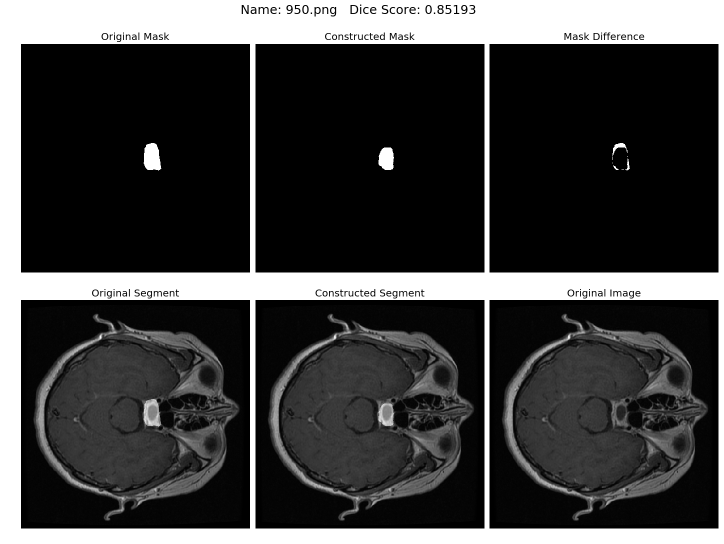
#> input picture images/0.85193_950.png, 1447 x 1088 px (shown at 1/2 size); its folder holds only this picture in this run
$ python build_gallery_thumbs.py
#> lines starting #> are read from the running program, lines starting #| are printed output that depends on the picture
"""One-off script: generate WebP gallery thumbnails/full-size images from the
88 top-level images/{dice_score}_{idx}.png composite result images. Run once
locally; commit the output under web/static/gallery/. Not run at Docker build
or container-startup time -- the source images never change without a code
change, so regenerating on every deploy would be pure waste.
"""

from pathlib import Path

from PIL import Image

REPO_ROOT = Path(__file__).resolve().parents[2]
SOURCE_DIR = REPO_ROOT / "images"
THUMBS_DIR = REPO_ROOT / "web" / "static" / "gallery" / "thumbs"
FULL_DIR = REPO_ROOT / "web" / "static" / "gallery" / "full"

THUMB_LONG_EDGE = 300
FULL_LONG_EDGE_CAP = 1600
WEBP_QUALITY = 80


def resized(image: Image.Image, long_edge: int) -> Image.Image:
    width, height = image.size
    if max(width, height) <= long_edge:
        return image
    scale = long_edge / max(width, height)
    new_size = (round(width * scale), round(height * scale))
    return image.resize(new_size, Image.LANCZOS)


def main():
    THUMBS_DIR.mkdir(parents=True, exist_ok=True)
    FULL_DIR.mkdir(parents=True, exist_ok=True)

    source_files = sorted(SOURCE_DIR.glob("*.png"))
    if not source_files:
        raise FileNotFoundError(f"No source PNGs found in {SOURCE_DIR}")

    for source_path in source_files:
        gallery_id = source_path.stem  # e.g. "0.98010_423"
        with Image.open(source_path) as image:
#> image is the input picture: PIL image 1447x1088 RGBA; mean R, G, B, A 64.8, 64.8, 64.8, 255
            image = image.convert("RGB")
#> image: PIL image 1447x1088 RGB

            thumb = resized(image, THUMB_LONG_EDGE)
#> in resized, `return image.resize(new_size, Image.LANCZOS)`:
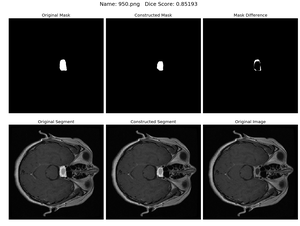
#> returned value: PIL image 300x226 RGB; min 0, max 255, mean 64.8
            thumb.save(THUMBS_DIR / f"{gallery_id}.webp", "WEBP", quality=WEBP_QUALITY)

            full = resized(image, FULL_LONG_EDGE_CAP)
            full.save(FULL_DIR / f"{gallery_id}.webp", "WEBP", quality=WEBP_QUALITY)

        print(f"Processed {gallery_id}")

    print(f"\nDone. {len(source_files)} images -> {THUMBS_DIR} and {FULL_DIR}")


if __name__ == "__main__":
    main()

$ run again, on images/0.85869_196.png
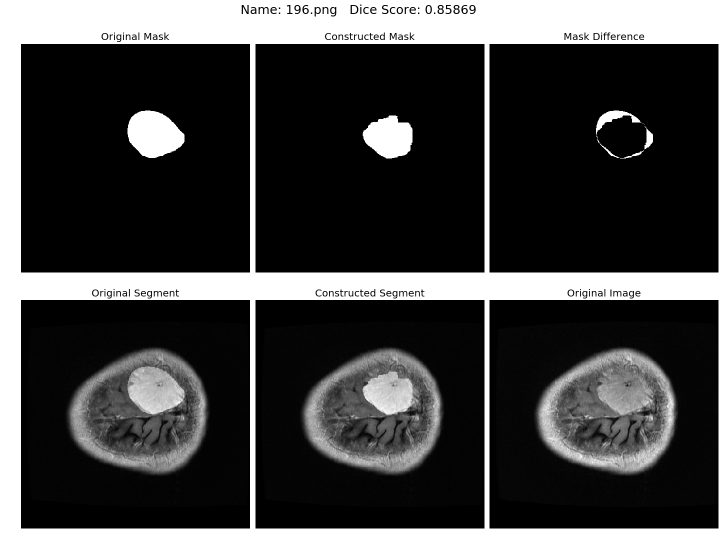
#> input picture images/0.85869_196.png, 1447 x 1088 px (shown at 1/2 size)
#> in main, image is the input picture: PIL image 1447x1088 RGBA; mean R, G, B, A 66, 66, 66, 255
#> image: PIL image 1447x1088 RGB
#> in resized, `return image.resize(new_size, Image.LANCZOS)`:
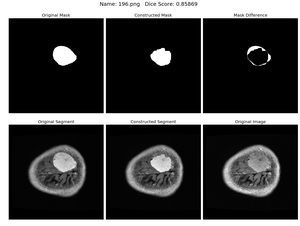
#> returned value: PIL image 300x226 RGB; min 0, max 255, mean 65.9
